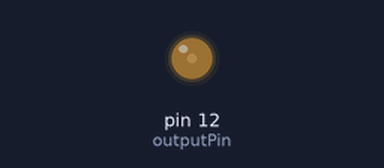
Bench run of a sketch on a simulated Arduino Uno, built with avr-gcc and run on an emulated ATmega328P. Parts: output pins drawn as LEDs (lit = HIGH). What the sketch prints to the serial monitor is not drawn.

Above: at 0.05 s.
At 0.95 s:
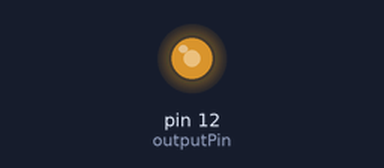
At 1.35 s:
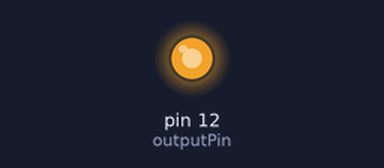
At 2.65 s:
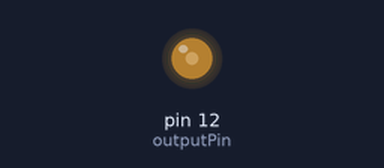
Timing chart, 0 to 7.0 s (numbered marks = the images above):
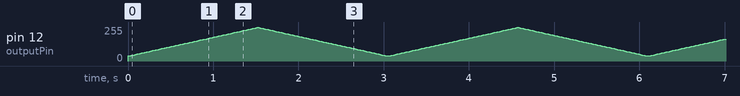

The sketch:

ARMA.ino
```cpp
#include <RBDdimmer.h>
#define USE_SERIAL  Serial
#define outputPin  12
#define zerocross  5 // for boards with CHANGEBLE input pins
dimmerLamp dimmer(outputPin); //initialase port for dimmer for MEGA, Leonardo, UNO, Arduino M0, Arduino Zero
int outVal = 0;
int buttonRed = 0;

void setup() {
  USE_SERIAL.begin(9600);
  dimmer.begin(NORMAL_MODE, ON); //dimmer initialisation: name.begin(MODE, STATE)
  USE_SERIAL.println("Dimmer Program is starting...");
  USE_SERIAL.println("Set value");
  pinMode(13, INPUT);
}


void loop() {
  dimmers();
  delay(50);
}


void dimmers(){
    for (int j = 0; j < 4; j = j + 1){
        int x = 1;
        for (int i = 15; i > 14; i = i + x){
            dimmer.setPower(i);
            if (i == 99) x = -1;
            delay(18);
            }
        }
    }


void fs(){
    for (int j = 0; j < 4; j = j + 1){
        int x = -1;
        dimmer.setPower(99);
        delay(1000);
        for (int i = 99; i > 10; i = i + x){
            dimmer.setPower(i);
            delay(50);
            }
        }
    }


void boom(){
    for (int j = 0; j < 4; j = j + 1){
            dimmer.setPower(99);
            delay(180);
            dimmer.setPower(20);
            delay(180);
            }
        }
```
